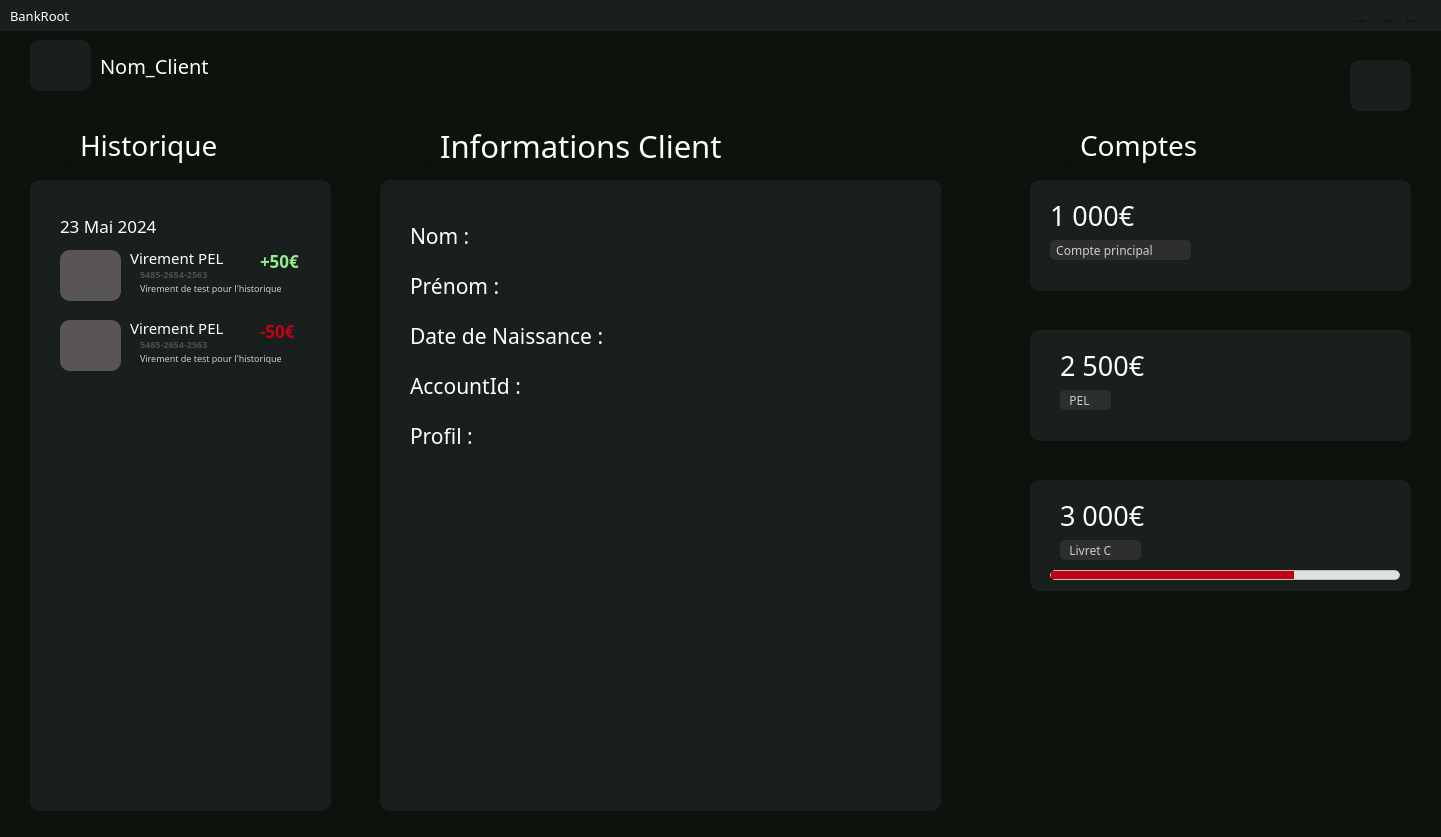
<?xml version="1.0" encoding="UTF-8"?>
<ui version="4.0">
 <class>informations_client</class>
 <widget class="QWidget" name="informations_client">
  <property name="geometry">
   <rect>
    <x>0</x>
    <y>0</y>
    <width>1441</width>
    <height>837</height>
   </rect>
  </property>
  <property name="windowTitle">
   <string>Form</string>
  </property>
  <widget class="QWidget" name="widget" native="true">
   <property name="enabled">
    <bool>true</bool>
   </property>
   <property name="geometry">
    <rect>
     <x>-210</x>
     <y>30</y>
     <width>1701</width>
     <height>871</height>
    </rect>
   </property>
   <property name="font">
    <font>
     <pointsize>1</pointsize>
    </font>
   </property>
   <property name="cursor">
    <cursorShape>PointingHandCursor</cursorShape>
   </property>
   <property name="mouseTracking">
    <bool>true</bool>
   </property>
   <property name="styleSheet">
    <string notr="true">QWidget {
    background-color: #0C120C;
}</string>
   </property>
   <widget class="QWidget" name="widget_92" native="true">
    <property name="geometry">
     <rect>
      <x>590</x>
      <y>150</y>
      <width>561</width>
      <height>631</height>
     </rect>
    </property>
    <property name="styleSheet">
     <string notr="true">QWidget {
    background-color: #181F1C;
border-radius: 10px; 
}</string>
    </property>
    <widget class="QLabel" name="labelFirstAccountBalance_89">
     <property name="geometry">
      <rect>
       <x>30</x>
       <y>40</y>
       <width>221</width>
       <height>31</height>
      </rect>
     </property>
     <property name="font">
      <font>
       <family>Montserrat SemiBold</family>
       <pointsize>16</pointsize>
      </font>
     </property>
     <property name="styleSheet">
      <string notr="true">QLabel {
    color: white;
}</string>
     </property>
     <property name="text">
      <string>Nom :</string>
     </property>
    </widget>
    <widget class="QLabel" name="labelFirstAccountBalance_90">
     <property name="geometry">
      <rect>
       <x>30</x>
       <y>90</y>
       <width>221</width>
       <height>31</height>
      </rect>
     </property>
     <property name="font">
      <font>
       <family>Montserrat SemiBold</family>
       <pointsize>16</pointsize>
      </font>
     </property>
     <property name="styleSheet">
      <string notr="true">QLabel {
    color: white;
}</string>
     </property>
     <property name="text">
      <string>Prénom :</string>
     </property>
    </widget>
    <widget class="QLabel" name="labelFirstAccountBalance_91">
     <property name="geometry">
      <rect>
       <x>30</x>
       <y>140</y>
       <width>281</width>
       <height>31</height>
      </rect>
     </property>
     <property name="font">
      <font>
       <family>Montserrat SemiBold</family>
       <pointsize>16</pointsize>
      </font>
     </property>
     <property name="styleSheet">
      <string notr="true">QLabel {
    color: white;
}</string>
     </property>
     <property name="text">
      <string>Date de Naissance :</string>
     </property>
    </widget>
    <widget class="QLabel" name="labelFirstAccountBalance_94">
     <property name="geometry">
      <rect>
       <x>30</x>
       <y>190</y>
       <width>221</width>
       <height>31</height>
      </rect>
     </property>
     <property name="font">
      <font>
       <family>Montserrat SemiBold</family>
       <pointsize>16</pointsize>
      </font>
     </property>
     <property name="styleSheet">
      <string notr="true">QLabel {
    color: white;
}</string>
     </property>
     <property name="text">
      <string>AccountId : </string>
     </property>
    </widget>
    <widget class="QLabel" name="labelFirstAccountBalance_95">
     <property name="geometry">
      <rect>
       <x>30</x>
       <y>240</y>
       <width>221</width>
       <height>31</height>
      </rect>
     </property>
     <property name="font">
      <font>
       <family>Montserrat SemiBold</family>
       <pointsize>16</pointsize>
      </font>
     </property>
     <property name="styleSheet">
      <string notr="true">QLabel {
    color: white;
}</string>
     </property>
     <property name="text">
      <string>Profil : </string>
     </property>
    </widget>
   </widget>
   <widget class="QWidget" name="widget_102" native="true">
    <property name="geometry">
     <rect>
      <x>1240</x>
      <y>150</y>
      <width>381</width>
      <height>111</height>
     </rect>
    </property>
    <property name="styleSheet">
     <string notr="true">QWidget {
    background-color: #181F1C;
border-radius: 10px; 
}</string>
    </property>
    <widget class="QLabel" name="labelFirstAccountBalance_96">
     <property name="geometry">
      <rect>
       <x>20</x>
       <y>20</y>
       <width>221</width>
       <height>31</height>
      </rect>
     </property>
     <property name="font">
      <font>
       <family>Montserrat SemiBold</family>
       <pointsize>20</pointsize>
      </font>
     </property>
     <property name="styleSheet">
      <string notr="true">QLabel {
    color: white;
}</string>
     </property>
     <property name="text">
      <string>1 000€</string>
     </property>
    </widget>
    <widget class="QLabel" name="label_183">
     <property name="geometry">
      <rect>
       <x>20</x>
       <y>60</y>
       <width>141</width>
       <height>20</height>
      </rect>
     </property>
     <property name="font">
      <font>
       <family>Montserrat Light</family>
       <pointsize>9</pointsize>
      </font>
     </property>
     <property name="styleSheet">
      <string notr="true">QLabel {
    background-color: #2D2E2E;
    color: #CCCCCC;
    border-radius: 5px; 
}</string>
     </property>
     <property name="text">
      <string>  Compte principal</string>
     </property>
    </widget>
    <widget class="QFrame" name="frame_78">
     <property name="geometry">
      <rect>
       <x>330</x>
       <y>10</y>
       <width>41</width>
       <height>31</height>
      </rect>
     </property>
     <property name="styleSheet">
      <string notr="true">QFrame{
background:url(:/assets/nut.png);
background-repeat: none;
background-position: center;
}</string>
     </property>
     <property name="frameShape">
      <enum>QFrame::StyledPanel</enum>
     </property>
     <property name="frameShadow">
      <enum>QFrame::Raised</enum>
     </property>
    </widget>
   </widget>
   <widget class="QWidget" name="widget_103" native="true">
    <property name="geometry">
     <rect>
      <x>1240</x>
      <y>300</y>
      <width>381</width>
      <height>111</height>
     </rect>
    </property>
    <property name="styleSheet">
     <string notr="true">QWidget {
    background-color: #181F1C;
border-radius: 10px; 
}</string>
    </property>
    <widget class="QLabel" name="labelPELAccountBalance_12">
     <property name="geometry">
      <rect>
       <x>30</x>
       <y>20</y>
       <width>211</width>
       <height>31</height>
      </rect>
     </property>
     <property name="font">
      <font>
       <family>Montserrat SemiBold</family>
       <pointsize>20</pointsize>
      </font>
     </property>
     <property name="styleSheet">
      <string notr="true">QLabel {
    color: white;
}</string>
     </property>
     <property name="text">
      <string>2 500€</string>
     </property>
    </widget>
    <widget class="QLabel" name="label_184">
     <property name="geometry">
      <rect>
       <x>30</x>
       <y>60</y>
       <width>51</width>
       <height>20</height>
      </rect>
     </property>
     <property name="font">
      <font>
       <family>Montserrat Light</family>
       <pointsize>9</pointsize>
      </font>
     </property>
     <property name="styleSheet">
      <string notr="true">QLabel {
    background-color: #2D2E2E;
    color: #CCCCCC;
    border-radius: 5px; 
}</string>
     </property>
     <property name="text">
      <string>   PEL</string>
     </property>
    </widget>
    <widget class="QFrame" name="frame_79">
     <property name="geometry">
      <rect>
       <x>330</x>
       <y>10</y>
       <width>41</width>
       <height>31</height>
      </rect>
     </property>
     <property name="styleSheet">
      <string notr="true">QFrame{
background:url(:/assets/nut.png);
background-repeat: none;
background-position: center;
}</string>
     </property>
     <property name="frameShape">
      <enum>QFrame::StyledPanel</enum>
     </property>
     <property name="frameShadow">
      <enum>QFrame::Raised</enum>
     </property>
    </widget>
   </widget>
   <widget class="QWidget" name="widget_104" native="true">
    <property name="geometry">
     <rect>
      <x>1240</x>
      <y>450</y>
      <width>381</width>
      <height>111</height>
     </rect>
    </property>
    <property name="styleSheet">
     <string notr="true">QWidget {
    background-color: #181F1C;
border-radius: 10px; 
}</string>
    </property>
    <widget class="QLabel" name="labelLCAccountBalance_12">
     <property name="geometry">
      <rect>
       <x>30</x>
       <y>20</y>
       <width>211</width>
       <height>31</height>
      </rect>
     </property>
     <property name="font">
      <font>
       <family>Montserrat SemiBold</family>
       <pointsize>20</pointsize>
      </font>
     </property>
     <property name="styleSheet">
      <string notr="true">QLabel {
    color: white;
}</string>
     </property>
     <property name="text">
      <string>3 000€</string>
     </property>
    </widget>
    <widget class="QLabel" name="label_185">
     <property name="geometry">
      <rect>
       <x>30</x>
       <y>60</y>
       <width>81</width>
       <height>20</height>
      </rect>
     </property>
     <property name="font">
      <font>
       <family>Montserrat Light</family>
       <pointsize>9</pointsize>
      </font>
     </property>
     <property name="styleSheet">
      <string notr="true">QLabel {
    background-color: #2D2E2E;
    color: #CCCCCC;
    border-radius: 5px; 
}</string>
     </property>
     <property name="text">
      <string>   Livret C</string>
     </property>
    </widget>
    <widget class="QFrame" name="frame_80">
     <property name="geometry">
      <rect>
       <x>330</x>
       <y>10</y>
       <width>41</width>
       <height>31</height>
      </rect>
     </property>
     <property name="styleSheet">
      <string notr="true">QFrame{
background:url(:/assets/nut.png);
background-repeat: none;
background-position: center;
}</string>
     </property>
     <property name="frameShape">
      <enum>QFrame::StyledPanel</enum>
     </property>
     <property name="frameShadow">
      <enum>QFrame::Raised</enum>
     </property>
    </widget>
    <widget class="QProgressBar" name="progressBar_15">
     <property name="geometry">
      <rect>
       <x>20</x>
       <y>90</y>
       <width>350</width>
       <height>10</height>
      </rect>
     </property>
     <property name="styleSheet">
      <string notr="true">QProgressBar {
    border: 1px solid #C0C0C0;
    border-radius: 5px;
    background-color: #E0E0E0;
    height: 10px; /* Ajustez la hauteur de la barre de progression */
}

QProgressBar::chunk {
    background-color: #C20114; /* Rouge */
    border-radius: 5px;
}
</string>
     </property>
     <property name="value">
      <number>70</number>
     </property>
     <property name="textVisible">
      <bool>false</bool>
     </property>
    </widget>
   </widget>
   <widget class="QLabel" name="label_186">
    <property name="geometry">
     <rect>
      <x>290</x>
      <y>95</y>
      <width>191</width>
      <height>41</height>
     </rect>
    </property>
    <property name="font">
     <font>
      <family>Montserrat SemiBold</family>
      <pointsize>21</pointsize>
      <bold>false</bold>
     </font>
    </property>
    <property name="styleSheet">
     <string notr="true">QLabel{
    color: white;
}</string>
    </property>
    <property name="text">
     <string>Historique</string>
    </property>
   </widget>
   <widget class="QLabel" name="label_187">
    <property name="geometry">
     <rect>
      <x>650</x>
      <y>100</y>
      <width>391</width>
      <height>31</height>
     </rect>
    </property>
    <property name="font">
     <font>
      <family>Montserrat SemiBold</family>
      <pointsize>23</pointsize>
      <bold>false</bold>
     </font>
    </property>
    <property name="styleSheet">
     <string notr="true">QLabel {
    color: white;
}</string>
    </property>
    <property name="text">
     <string>Informations Client</string>
    </property>
   </widget>
   <widget class="QLabel" name="label_188">
    <property name="geometry">
     <rect>
      <x>1290</x>
      <y>95</y>
      <width>271</width>
      <height>41</height>
     </rect>
    </property>
    <property name="font">
     <font>
      <family>Montserrat SemiBold</family>
      <pointsize>21</pointsize>
      <bold>false</bold>
      <kerning>false</kerning>
     </font>
    </property>
    <property name="styleSheet">
     <string notr="true">QLabel{
    color: white;
}</string>
    </property>
    <property name="text">
     <string>Comptes</string>
    </property>
   </widget>
   <widget class="QWidget" name="widget_105" native="true">
    <property name="geometry">
     <rect>
      <x>240</x>
      <y>10</y>
      <width>61</width>
      <height>51</height>
     </rect>
    </property>
    <property name="styleSheet">
     <string notr="true">QWidget {
    background-color: #181F1C;
border-radius: 10px; 
}</string>
    </property>
    <widget class="QFrame" name="frame_81">
     <property name="geometry">
      <rect>
       <x>10</x>
       <y>10</y>
       <width>41</width>
       <height>31</height>
      </rect>
     </property>
     <property name="styleSheet">
      <string notr="true">QFrame{
background:url(:/assets/user.png);
background-repeat: none;
background-position: center;
}</string>
     </property>
     <property name="frameShape">
      <enum>QFrame::StyledPanel</enum>
     </property>
     <property name="frameShadow">
      <enum>QFrame::Raised</enum>
     </property>
    </widget>
   </widget>
   <widget class="QLabel" name="labelFirstName_12">
    <property name="geometry">
     <rect>
      <x>310</x>
      <y>20</y>
      <width>231</width>
      <height>31</height>
     </rect>
    </property>
    <property name="font">
     <font>
      <family>Montserrat SemiBold</family>
      <pointsize>15</pointsize>
     </font>
    </property>
    <property name="styleSheet">
     <string notr="true">QLabel {
    color: white;
}</string>
    </property>
    <property name="text">
     <string>Nom_Client</string>
    </property>
   </widget>
   <widget class="QFrame" name="frame_82">
    <property name="geometry">
     <rect>
      <x>240</x>
      <y>95</y>
      <width>41</width>
      <height>41</height>
     </rect>
    </property>
    <property name="styleSheet">
     <string notr="true">QFrame{
background:url(:/assets/clock.png);
background-repeat: none;
background-position: center;
}</string>
    </property>
    <property name="frameShape">
     <enum>QFrame::StyledPanel</enum>
    </property>
    <property name="frameShadow">
     <enum>QFrame::Raised</enum>
    </property>
   </widget>
   <widget class="QFrame" name="frame_83">
    <property name="geometry">
     <rect>
      <x>1240</x>
      <y>95</y>
      <width>41</width>
      <height>41</height>
     </rect>
    </property>
    <property name="styleSheet">
     <string notr="true">QFrame{
background:url(:/assets/wallet.png);
background-repeat: none;
background-position: center;
}</string>
    </property>
    <property name="frameShape">
     <enum>QFrame::StyledPanel</enum>
    </property>
    <property name="frameShadow">
     <enum>QFrame::Raised</enum>
    </property>
   </widget>
   <widget class="QFrame" name="frame_84">
    <property name="geometry">
     <rect>
      <x>600</x>
      <y>95</y>
      <width>41</width>
      <height>41</height>
     </rect>
    </property>
    <property name="styleSheet">
     <string notr="true">QFrame{
background:url(:/assets/warning.png);
background-repeat: none;
background-position: center;
}</string>
    </property>
    <property name="frameShape">
     <enum>QFrame::StyledPanel</enum>
    </property>
    <property name="frameShadow">
     <enum>QFrame::Raised</enum>
    </property>
   </widget>
   <widget class="QWidget" name="widget_106" native="true">
    <property name="geometry">
     <rect>
      <x>1560</x>
      <y>30</y>
      <width>61</width>
      <height>51</height>
     </rect>
    </property>
    <property name="styleSheet">
     <string notr="true">QWidget {
    background-color: #181F1C;
border-radius: 10px; 
}</string>
    </property>
    <widget class="QToolButton" name="deco_infoc">
     <property name="geometry">
      <rect>
       <x>10</x>
       <y>10</y>
       <width>41</width>
       <height>31</height>
      </rect>
     </property>
     <property name="statusTip">
      <string/>
     </property>
     <property name="styleSheet">
      <string notr="true">QToolButton{
border-radius:45px;
}

QToolButton:hover{
border-radius:45px;
background:red;
}</string>
     </property>
     <property name="text">
      <string/>
     </property>
     <property name="icon">
      <iconset resource="ressource.qrc">
       <normaloff>:/assets/logout.png</normaloff>:/assets/logout.png</iconset>
     </property>
     <property name="iconSize">
      <size>
       <width>32</width>
       <height>32</height>
      </size>
     </property>
     <property name="autoRaise">
      <bool>false</bool>
     </property>
    </widget>
   </widget>
   <widget class="QWidget" name="widget_107" native="true">
    <property name="geometry">
     <rect>
      <x>240</x>
      <y>150</y>
      <width>301</width>
      <height>631</height>
     </rect>
    </property>
    <property name="styleSheet">
     <string notr="true">QWidget {
    background-color: #181F1C;
border-radius: 10px;
}</string>
    </property>
    <widget class="QListWidget" name="listWidget_12">
     <property name="geometry">
      <rect>
       <x>10</x>
       <y>10</y>
       <width>281</width>
       <height>601</height>
      </rect>
     </property>
    </widget>
    <widget class="QLabel" name="label_189">
     <property name="geometry">
      <rect>
       <x>30</x>
       <y>30</y>
       <width>191</width>
       <height>31</height>
      </rect>
     </property>
     <property name="font">
      <font>
       <family>Montserrat SemiBold</family>
       <pointsize>13</pointsize>
      </font>
     </property>
     <property name="styleSheet">
      <string notr="true">QLabel {
    color: white;
}</string>
     </property>
     <property name="text">
      <string>23 Mai 2024</string>
     </property>
    </widget>
    <widget class="QWidget" name="widget_108" native="true">
     <property name="geometry">
      <rect>
       <x>30</x>
       <y>70</y>
       <width>61</width>
       <height>51</height>
      </rect>
     </property>
     <property name="styleSheet">
      <string notr="true">QWidget {
    background-color: #595554;
border-radius: 10px; 
}</string>
     </property>
    </widget>
    <widget class="QLabel" name="label_190">
     <property name="geometry">
      <rect>
       <x>100</x>
       <y>70</y>
       <width>121</width>
       <height>16</height>
      </rect>
     </property>
     <property name="font">
      <font>
       <family>Montserrat Light</family>
       <pointsize>11</pointsize>
      </font>
     </property>
     <property name="styleSheet">
      <string notr="true">QLabel {
    color: white;
    border-radius: 5px; 
}</string>
     </property>
     <property name="text">
      <string>Virement PEL</string>
     </property>
    </widget>
    <widget class="QLabel" name="label_191">
     <property name="geometry">
      <rect>
       <x>110</x>
       <y>86</y>
       <width>121</width>
       <height>16</height>
      </rect>
     </property>
     <property name="font">
      <font>
       <family>Montserrat Light</family>
       <pointsize>7</pointsize>
       <bold>true</bold>
      </font>
     </property>
     <property name="styleSheet">
      <string notr="true">QLabel {
    color: #504E4D; /* Gris moyen */
    border-radius: 5px;
    font-weight: bold; /* Met le texte en gras */
}
</string>
     </property>
     <property name="text">
      <string>5485-2654-2563</string>
     </property>
    </widget>
    <widget class="QLabel" name="label_192">
     <property name="geometry">
      <rect>
       <x>110</x>
       <y>100</y>
       <width>171</width>
       <height>16</height>
      </rect>
     </property>
     <property name="font">
      <font>
       <family>Montserrat Light</family>
       <pointsize>7</pointsize>
      </font>
     </property>
     <property name="styleSheet">
      <string notr="true">QLabel {
    color: #CCCCCC;
    border-radius: 5px; 
}</string>
     </property>
     <property name="text">
      <string>Virement de test pour l'historique</string>
     </property>
    </widget>
    <widget class="QLabel" name="label_193">
     <property name="geometry">
      <rect>
       <x>230</x>
       <y>70</y>
       <width>51</width>
       <height>21</height>
      </rect>
     </property>
     <property name="font">
      <font>
       <family>Montserrat SemiBold</family>
       <pointsize>13</pointsize>
       <bold>true</bold>
      </font>
     </property>
     <property name="styleSheet">
      <string notr="true">QLabel {
    color: #90EE90; /* Vert clair */
    border-radius: 5px;
    font-weight: bold; /* Met le texte en gras */
}</string>
     </property>
     <property name="text">
      <string>+50€</string>
     </property>
    </widget>
    <widget class="QWidget" name="widget_109" native="true">
     <property name="geometry">
      <rect>
       <x>30</x>
       <y>140</y>
       <width>61</width>
       <height>51</height>
      </rect>
     </property>
     <property name="styleSheet">
      <string notr="true">QWidget {
    background-color: #595554;
border-radius: 10px; 
}</string>
     </property>
    </widget>
    <widget class="QLabel" name="label_194">
     <property name="geometry">
      <rect>
       <x>230</x>
       <y>140</y>
       <width>51</width>
       <height>21</height>
      </rect>
     </property>
     <property name="font">
      <font>
       <family>Montserrat SemiBold</family>
       <pointsize>13</pointsize>
       <bold>true</bold>
      </font>
     </property>
     <property name="styleSheet">
      <string notr="true">QLabel {
    color: #C20114; /* Vert clair */
    border-radius: 5px;
    font-weight: bold; /* Met le texte en gras */
}</string>
     </property>
     <property name="text">
      <string>-50€</string>
     </property>
    </widget>
    <widget class="QLabel" name="label_195">
     <property name="geometry">
      <rect>
       <x>110</x>
       <y>170</y>
       <width>171</width>
       <height>16</height>
      </rect>
     </property>
     <property name="font">
      <font>
       <family>Montserrat Light</family>
       <pointsize>7</pointsize>
      </font>
     </property>
     <property name="styleSheet">
      <string notr="true">QLabel {
    color: #CCCCCC;
    border-radius: 5px; 
}</string>
     </property>
     <property name="text">
      <string>Virement de test pour l'historique</string>
     </property>
    </widget>
    <widget class="QLabel" name="label_196">
     <property name="geometry">
      <rect>
       <x>110</x>
       <y>156</y>
       <width>121</width>
       <height>16</height>
      </rect>
     </property>
     <property name="font">
      <font>
       <family>Montserrat Light</family>
       <pointsize>7</pointsize>
       <bold>true</bold>
      </font>
     </property>
     <property name="styleSheet">
      <string notr="true">QLabel {
    color: #504E4D; /* Gris moyen */
    border-radius: 5px;
    font-weight: bold; /* Met le texte en gras */
}
</string>
     </property>
     <property name="text">
      <string>5485-2654-2563</string>
     </property>
    </widget>
    <widget class="QLabel" name="label_197">
     <property name="geometry">
      <rect>
       <x>100</x>
       <y>140</y>
       <width>121</width>
       <height>16</height>
      </rect>
     </property>
     <property name="font">
      <font>
       <family>Montserrat Light</family>
       <pointsize>11</pointsize>
      </font>
     </property>
     <property name="styleSheet">
      <string notr="true">QLabel {
    color: white;
    border-radius: 5px; 
}</string>
     </property>
     <property name="text">
      <string>Virement PEL</string>
     </property>
    </widget>
   </widget>
  </widget>
  <widget class="QWidget" name="widget_110" native="true">
   <property name="geometry">
    <rect>
     <x>-40</x>
     <y>0</y>
     <width>1701</width>
     <height>31</height>
    </rect>
   </property>
   <property name="styleSheet">
    <string notr="true">QWidget {
    background-color: #181F1C;
}</string>
   </property>
   <widget class="QLabel" name="label_198">
    <property name="geometry">
     <rect>
      <x>50</x>
      <y>0</y>
      <width>101</width>
      <height>31</height>
     </rect>
    </property>
    <property name="font">
     <font>
      <family>Montserrat Light</family>
      <pointsize>10</pointsize>
     </font>
    </property>
    <property name="styleSheet">
     <string notr="true">QLabel{
	color:white;
}</string>
    </property>
    <property name="text">
     <string>BankRoot</string>
    </property>
   </widget>
   <widget class="QToolButton" name="reduced_infoc">
    <property name="geometry">
     <rect>
      <x>1393</x>
      <y>10</y>
      <width>15</width>
      <height>15</height>
     </rect>
    </property>
    <property name="styleSheet">
     <string notr="true">QToolButton{
border-radius:45px;
}

QToolButton:hover{
border-radius:45px;
background:red;
}</string>
    </property>
    <property name="text">
     <string>...</string>
    </property>
    <property name="icon">
     <iconset resource="ressource.qrc">
      <normaloff>:/assets/reduce.png</normaloff>:/assets/reduce.png</iconset>
    </property>
    <property name="iconSize">
     <size>
      <width>12</width>
      <height>12</height>
     </size>
    </property>
   </widget>
   <widget class="QToolButton" name="fullscreen_infoc">
    <property name="geometry">
     <rect>
      <x>1420</x>
      <y>10</y>
      <width>15</width>
      <height>15</height>
     </rect>
    </property>
    <property name="styleSheet">
     <string notr="true">QToolButton{
border-radius:45px;
}</string>
    </property>
    <property name="text">
     <string>...</string>
    </property>
    <property name="icon">
     <iconset resource="ressource.qrc">
      <normaloff>:/assets/fullscreen.png</normaloff>:/assets/fullscreen.png</iconset>
    </property>
    <property name="iconSize">
     <size>
      <width>10</width>
      <height>10</height>
     </size>
    </property>
   </widget>
   <widget class="QToolButton" name="close_infoc">
    <property name="geometry">
     <rect>
      <x>1443</x>
      <y>10</y>
      <width>15</width>
      <height>15</height>
     </rect>
    </property>
    <property name="styleSheet">
     <string notr="true">QToolButton{
border-radius:45px;
}

QToolButton:hover{
border-radius:45px;
background:red;
}</string>
    </property>
    <property name="text">
     <string>...</string>
    </property>
    <property name="icon">
     <iconset resource="ressource.qrc">
      <normaloff>:/assets/leave.png</normaloff>:/assets/leave.png</iconset>
    </property>
    <property name="iconSize">
     <size>
      <width>10</width>
      <height>10</height>
     </size>
    </property>
   </widget>
  </widget>
 </widget>
 <resources>
  <include location="ressource.qrc"/>
 </resources>
 <connections/>
</ui>
